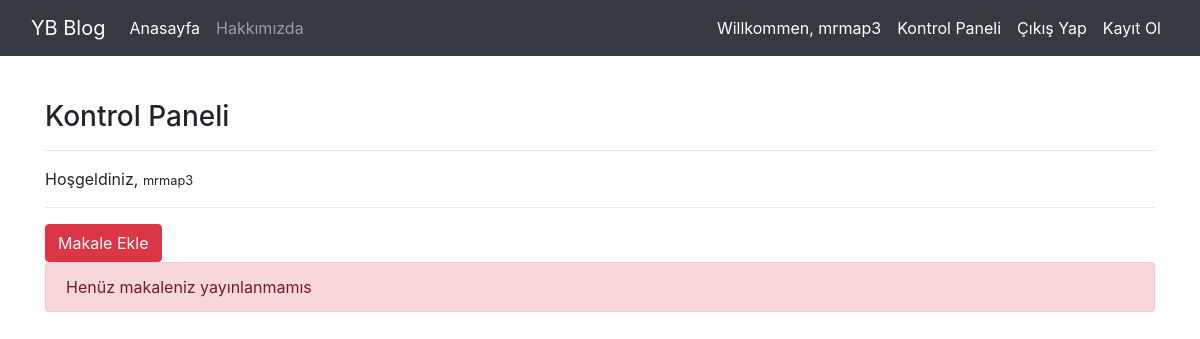
The app's page /article/dashboard/ (signed in), older data.
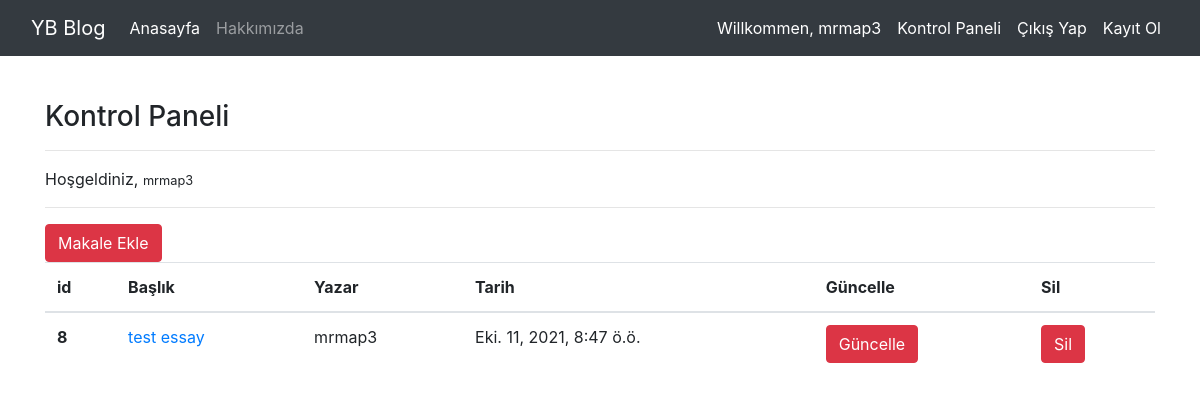
The same page, newer data.
### article/models.py (models this page shows, shortened)
class Article(models.Model):
    author = models.ForeignKey("auth.User",on_delete = models.CASCADE,verbose_name="Yazar")
    title = models.CharField(max_length=50,verbose_name="Başlık")
    content = models.TextField(verbose_name="içerik")
    created_date = models.DateTimeField(auto_now_add=True,verbose_name="oluşturma tarihi")

### article/views.py (the view)
# urls.py: path('dashboard/', views.dashboard,name="dashboard"),
def dashboard(request):
    articles = Article.objects.filter(author = request.user)
    context = {
        "articles":articles
    }
    return render(request, "dashboard.html",context)

### templates/dashboard.html
{% extends "layout.html" %}
{% block body %}
<h3>Kontrol Paneli</h3>
<hr>
<p>
Hoşgeldiniz, <small>{{request.user.username}}</small>
</p>
<hr>
<a class="btn btn-danger" href = "/article/addarticle">Makale Ekle</a>
 {% if articles %}
 <table class="table">
  <thead>
    <tr>
      <th scope="col">id</th>
      <th scope="col">Başlık</th>
      <th scope="col">Yazar</th>
      <th scope="col">Tarih</th>
      <th scope="col">Güncelle</th>
      <th scope="col">Sil</th>
    </tr>
  </thead>
  <tbody>
    {% for article in articles %}
    <tr>
      <th scope="row">{{article.id}}</th>
      <td><a href="/article/article/{{article.id}}">{{article.title}}</a></td>
      <td>{{article.author.username}}</td>
      <td>{{article.created_date}}</td>
      <td><a href="/article/update/{{article.id}}" class="btn btn-danger">Güncelle</a></td>
      <td><a href="/article/delete/{{article.id}}" class="btn btn-danger">Sil</a></td>
    </tr>
    {% endfor %}
  </tbody>
</table>
 {% else %}
<div class = "alert alert-danger">Henüz makaleniz yayınlanmamıs</div>
 {% endif %}
{% endblock body %}

### templates/layout.html (shortened to what this page needs)
<!DOCTYPE html>
<html lang="en">
<head>
    <link rel="stylesheet" href="https://maxcdn.bootstrapcdn.com/bootstrap/4.0.0/css/bootstrap.min.css">
</head>
<body>
 {% include "includes/navbar.html" %}
<div style = "margin-top : 100px;" class= "container" >
{% block body %}
{% endblock body %}
</div>
</body>
</html>

### templates/includes/navbar.html (shortened to what this page needs)
 <nav class="navbar navbar-expand-md navbar-dark fixed-top bg-dark">
  <div class="container-fluid">
    <a class="navbar-brand" href="/">YB Blog</a>
    <div class="collapse navbar-collapse" id="navbarCollapse">
      <ul class="navbar-nav me-auto mb-2 mb-md-0">
        <li class="nav-item">
          <a class="nav-link active" aria-current="page" href="/index">Anasayfa</a>
        </li>
        <li class="nav-item">
          <a class="nav-link" href="/about">Hakkımızda</a>
        </li>
      </ul>
      <ul class="navbar-nav ml-auto">
{% if request.user.is_authenticated %}
<li class="nav-item active">
  <a class="nav-link">Willkommen, {{request.user.username}}</a></li>
<li class="nav-item active">
  <a class="nav-link" href="/article/dashboard">Kontrol Paneli</a>
</li>
<li class="nav-item active">
  <a class="nav-link" href="/user/logout">Çıkış Yap</a>
</li>
{% else %}
<li class="nav-item active">
  <a class="nav-link" href="/user/login">Giriş Yap</a>
</li>
{% endif %}
        <li class="nav-item active">
          <a class="nav-link" href="/user/register">Kayıt Ol</a>
        </li>
      </ul>
    </div>
  </div>
</nav>

Row changes from the older to the newer data that the page shows:
added Article: id "8", title "test essay", author.username "mrmap3", created_date "Eki. 11, 2021, 8:47 ö.ö."
Text that changed along with them:
text no longer shown: "Henüz makaleniz yayınlanmamıs"
text now shown: "id Başlık Yazar Tarih Güncelle Sil"
